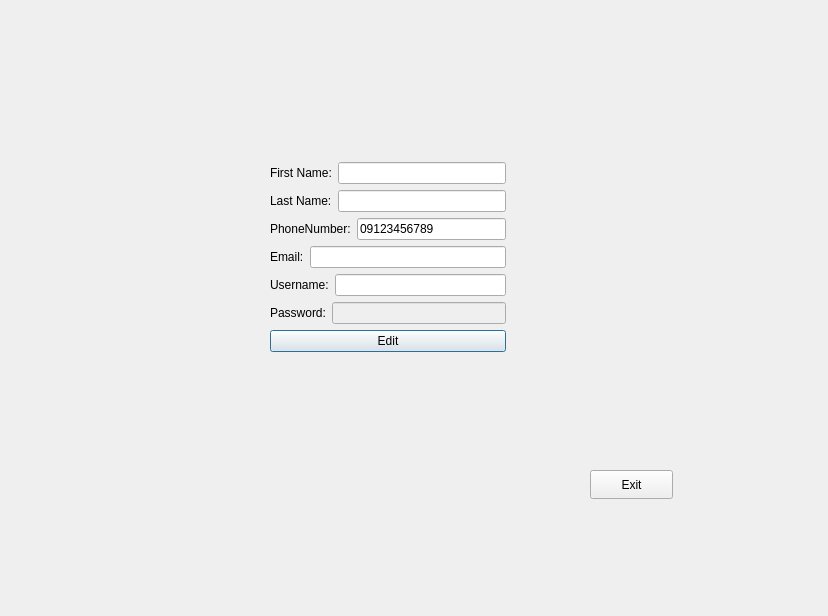
<?xml version="1.0" encoding="UTF-8"?>
<ui version="4.0">
 <class>EditProfile</class>
 <widget class="QDialog" name="EditProfile">
  <property name="geometry">
   <rect>
    <x>0</x>
    <y>0</y>
    <width>828</width>
    <height>616</height>
   </rect>
  </property>
  <property name="windowTitle">
   <string>Dialog</string>
  </property>
  <widget class="QWidget" name="layoutWidget">
   <property name="geometry">
    <rect>
     <x>270</x>
     <y>130</y>
     <width>236</width>
     <height>255</height>
    </rect>
   </property>
   <layout class="QVBoxLayout" name="verticalLayout_2">
    <item>
     <layout class="QVBoxLayout" name="verticalLayout">
      <item>
       <layout class="QHBoxLayout" name="horizontalLayout">
        <item>
         <widget class="QLabel" name="label_5">
          <property name="text">
           <string>First Name:</string>
          </property>
         </widget>
        </item>
        <item>
         <widget class="QLineEdit" name="lnFname"/>
        </item>
       </layout>
      </item>
      <item>
       <layout class="QHBoxLayout" name="horizontalLayout_2">
        <item>
         <widget class="QLabel" name="label_6">
          <property name="text">
           <string>Last Name:</string>
          </property>
         </widget>
        </item>
        <item>
         <widget class="QLineEdit" name="lnLname"/>
        </item>
       </layout>
      </item>
      <item>
       <layout class="QHBoxLayout" name="horizontalLayout_3">
        <item>
         <widget class="QLabel" name="label_7">
          <property name="text">
           <string>PhoneNumber:</string>
          </property>
         </widget>
        </item>
        <item>
         <widget class="QLineEdit" name="lnPhone">
          <property name="inputMask">
           <string>00000000000;_</string>
          </property>
          <property name="text">
           <string>09123456789</string>
          </property>
         </widget>
        </item>
       </layout>
      </item>
      <item>
       <layout class="QHBoxLayout" name="horizontalLayout_4">
        <item>
         <widget class="QLabel" name="label_8">
          <property name="text">
           <string>Email:</string>
          </property>
         </widget>
        </item>
        <item>
         <widget class="QLineEdit" name="lnEmail">
          <property name="inputMask">
           <string/>
          </property>
         </widget>
        </item>
       </layout>
      </item>
      <item>
       <layout class="QHBoxLayout" name="horizontalLayout_5">
        <item>
         <widget class="QLabel" name="label_9">
          <property name="text">
           <string>Username:</string>
          </property>
         </widget>
        </item>
        <item>
         <widget class="QLineEdit" name="lnUsername"/>
        </item>
       </layout>
      </item>
      <item>
       <layout class="QHBoxLayout" name="horizontalLayout_6">
        <item>
         <widget class="QLabel" name="label_10">
          <property name="text">
           <string>Password:</string>
          </property>
         </widget>
        </item>
        <item>
         <widget class="QLineEdit" name="lnPassword">
          <property name="enabled">
           <bool>false</bool>
          </property>
          <property name="echoMode">
           <enum>QLineEdit::EchoMode::Password</enum>
          </property>
         </widget>
        </item>
       </layout>
      </item>
      <item>
       <widget class="QPushButton" name="btnEdit">
        <property name="text">
         <string>Edit</string>
        </property>
       </widget>
      </item>
     </layout>
    </item>
   </layout>
  </widget>
  <widget class="QPushButton" name="btnExit">
   <property name="geometry">
    <rect>
     <x>590</x>
     <y>470</y>
     <width>83</width>
     <height>29</height>
    </rect>
   </property>
   <property name="text">
    <string>Exit</string>
   </property>
  </widget>
 </widget>
 <resources/>
 <connections/>
</ui>
